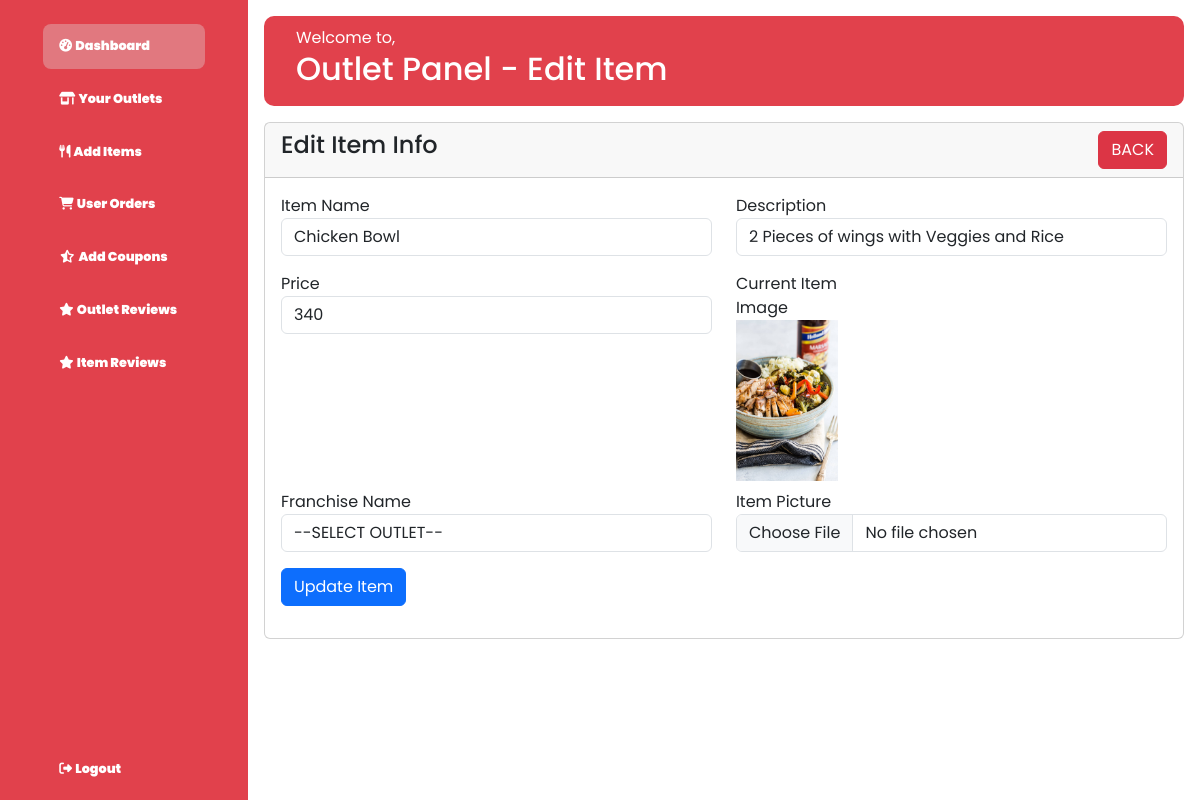
Screenshot of /Outletpanel/item-edit.php?id=1 with the database file from the repository.
### tables this page shows
CREATE TABLE `items` (
  `id` int(11) NOT NULL,
  `name` varchar(255) NOT NULL,
  `description` varchar(255) NOT NULL,
  `price` float NOT NULL,
  `image` varchar(400) DEFAULT NULL,
  `franchise_id` int(11) NOT NULL
);

### Outletpanel/item-edit.php (the view, shortened to what this page needs)
<?php include('../errors.php'); ?>
<html lang="en">
<head>
    <link rel="stylesheet" href="https://cdnjs.cloudflare.com/ajax/libs/font-awesome/6.4.0/css/all.min.css">
    <link rel="stylesheet" href="../css/bootstrap.min.css">
    <link rel="stylesheet" href="../css/admin.css">
</head>
<body>
    <div class="sidebar">
        <div class="logo">
            <ul class="menu">
                <li class="active">
                    <a href="../outletpan.php">
                        <i class="fas fa-tachometer-alt">
                            <span>Dashboard</span>
                        </i>
                    </a>
                </li>
                <li>
                    <a href="franchise-view.php">
                        <i class="fas fa-solid fa-shop">
                            <span>Your Outlets</span>
                        </i>
                    </a>
                </li>
                <li>
                    <a href="franchise-items.php">
                        <i class="fa-solid fa-utensils">
                            <span>Add Items</span>
                        </i>
                    </a>
                </li>
                <li>
                    <a href="franchise-orders.php">
                        <i class="fas fa-cart-shopping">
                            <span>User Orders</span>
                        </i>
                    </a>
                </li>
                <li>
                    <a href="franchise-coupons.php">
                        <i class="fa-solid fa-star-half-stroke">
                            <span>Add Coupons</span>
                        </i>
                    </a>
                </li>
                <li>
                    <a href="franchise-outlet-review.php">
                        <i class="fa-solid fa-star">
                            <span>Outlet Reviews</span>
                        </i>
                    </a>
                </li>
                <li>
                    <a href="franchise-items-review.php">
                        <i class="fa-solid fa-star">
                            <span>Item Reviews</span>
                        </i>
                    </a>
                </li>
                <li class="logout">
                    <a href="../login.php?logout='1'">
                        <i class="fas fa-sign-out-alt">
                            <span>Logout</span>
                        </i>
                    </a>
                </li>
            </ul>
        </div>
    </div>
    <div class="main--content">
        <div class="header--wrapper">
            <div class="header--title">
                <span>Welcome to,</span>
                <h2>Outlet Panel - Edit Item</h2>
            </div>
        </div>
        <div class="col-md-12">
            <div class="card">
                <div class="card-header">
                    <h4>Edit Item Info
                        <a href="franchise-items.php" class="btn btn-danger float-end">BACK</a>
                    </h4>
                </div>
                <div class="card-body">
                    <?php
                    if (isset($_GET['id'])) {
                        $item_id = $_GET['id'];
                        $item = "SELECT i.*,f.id AS fid, f.name AS fname FROM items i, franchise f WHERE i.id='$item_id' AND f.id=i.franchise_id";
                        $item_run = mysqli_query($db, $item);
                        if (mysqli_num_rows($item_run) > 0)
                        {
                            foreach($item_run as $fitem)
                            {
                            ?>
                            <form action="../inc/server.php" method="POST" enctype="multipart/form-data">
                                <div class = "row">
                                    <div class="col-md-6 mb-3">
                                        <label for="">Item Name</label>
                                        <input type="text" name="name" value="<?= $fitem['name']?>" class="form-control">
                                    </div>
                                    <div class="col-md-6 mb-3">
                                        <label for="">Description</label>
                                        <input type="text" name="description" value="<?= $fitem['description']?>" class="form-control">
                                    </div>
                                    <div class="col-md-6 mb-3">
                                        <label for="">Price</label>
                                        <input type="text" name="price" value="<?= $fitem['price']?>" class="form-control">
                                    </div>
                                    <div class="col-md-2 mb-3">
                                        <label for="">Current Item Image</label>
                                        <img src="../img/<?php echo $fitem['image']; ?>"alt=" Alt img" style="max-width: 80%; height: 80%;">
                                    </div>
                                    <div class="col-md-6 mb-3">
                                        <label for="">Franchise Name</label>
                                        <select name="franchname" class="form-control">
                                            <option value="">--SELECT OUTLET--</option>
                                        </select>
                                    </div>
                                    <div class="col-md-6 mb-3">
                                        <label for="">Item Picture</label>
                                        <input type="file" name="fileupload" class="form-control">
                                    </div>
                                    <div class="col-md-12 mb-3">
                                        <button type="submit" name="update_item" class="btn btn-primary">Update Item</button>
                                    </div>
                                </div>
                            </form>
                            <?php
                            }
                        }
                        else {
                            ?>
                                <h4>No Records Found</h4>
                            <?php
                        }
                    }
                    ?>
                </div>
            </div>
        </div>
    </div>
</body>
</html>

### css/admin.css (style rules this page uses)
* { margin: 0; padding: 0; border: 0; outline: none; box-sizing: border-box; font-family: "Poppins", sans-serif; }
body { display: flex; align-items: start; }
.sidebar { position: sticky; top: 0; left: 0; bottom: 0; width: 300px; height: 100dvh; padding: 0 1.7rem; color: #fff; background: #E1414C; }
.logo { height: 80px; padding: 16px; }
.menu { height: 88%; position: relative; list-style: none; padding: 0; }
.menu li { padding: 1rem; margin: 8px 0; border-radius: 8px; }
.menu li:hover, .active { background: #e0e0e058; }
.menu a { color: white; font-size: 14px; text-decoration: none; display: flex; align-items: center; gap: 60px; }
.menu a i { font-size: .8rem; }
.logout { position: fixed; bottom: 0; }
.main--content { position: relative; background: white; width: 100%; background-size: 100%; padding: 1rem; }
.header--wrapper { display: flex; justify-content: space-between; align-items: center; flex-wrap: wrap; background-color: #E1414C; border-radius: 10px; padding: 10px 2rem; margin-bottom: 1rem; }
.header--title { color: white; }

### rows the page displays
items: name "Chicken Bowl", description "2 Pieces of wings with Veggies and Rice", price "340", image (picture)
